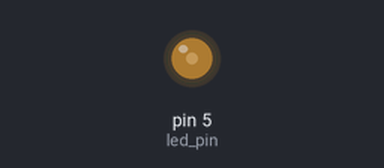
The sketch below on a simulated Arduino Uno, built with avr-gcc and run on an emulated ATmega328P. Parts: output pins drawn as LEDs (lit = HIGH). Random numbers use the default seed unless the sketch sets one.

Above: at 0.05 s.
At 0.7 s:
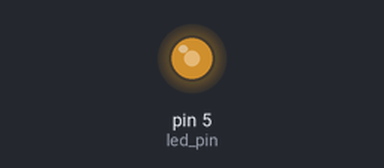
At 1.35 s:
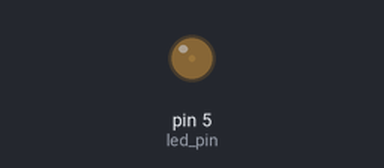
At 4.95 s:
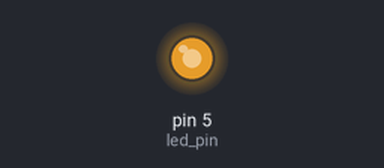
Timing chart, 0 to 6.4 s (numbered marks = the images above):
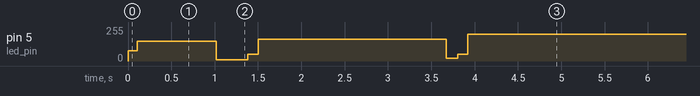

The sketch:

Candel.ino
```cpp
//Initializing LED Pin
int led_pin = 5;
int sure = 0;
int voltaj = 0;

void setup() {

  pinMode(led_pin, OUTPUT);

}

void loop() {
 yak(10, 100);

  yak(60, 200);
 yak(10, 100);


}

void yak(int min, int max)
{
 // put your main code here, to run repeatedly:
  voltaj = random(min, max);
  if (voltaj<16)  sure = random (200,400);
  if (voltaj>15)  sure = random (100,140);//300
   if (voltaj>50)  sure = random (90,120);//300
     if (voltaj>70)  sure = random (100,150);
    // if (voltaj>80)  sure = random (50,100);//400
   if (voltaj>90)  sure = random (90, 150);
    if (voltaj>140)  sure = random (800, 7000);
    if (voltaj>150)  sure = random (1000, 5000);
      if (voltaj>180)  sure = random (1000,12000);
   analogWrite (led_pin, voltaj);
    delay (sure);


}
```
